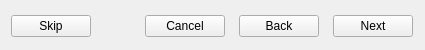
    <widget class="QWidget" name="wButtons" native="true">
     <property name="minimumSize">
      <size>
       <width>0</width>
       <height>50</height>
      </size>
     </property>
     <property name="maximumSize">
      <size>
       <width>16777215</width>
       <height>50</height>
      </size>
     </property>
     <layout class="QHBoxLayout" name="horizontalLayout_2">
      <property name="spacing">
       <number>14</number>
      </property>
      <property name="topMargin">
       <number>15</number>
      </property>
      <property name="rightMargin">
       <number>12</number>
      </property>
      <property name="bottomMargin">
       <number>13</number>
      </property>
      <item>
       <widget class="QPushButton" name="bSkip">
        <property name="text">
         <string>Skip</string>
        </property>
       </widget>
      </item>
      <item>
       <spacer name="hsButtons">
        <property name="orientation">
         <enum>Qt::Horizontal</enum>
        </property>
        <property name="sizeHint" stdset="0">
         <size>
          <width>40</width>
          <height>20</height>
         </size>
        </property>
       </spacer>
      </item>
      <item>
       <widget class="QPushButton" name="bCancel">
        <property name="text">
         <string>Cancel</string>
        </property>
       </widget>
      </item>
      <item>
       <widget class="QPushButton" name="bBack">
        <property name="text">
         <string>Back</string>
        </property>
       </widget>
      </item>
      <item>
       <widget class="QPushButton" name="bNext">
        <property name="text">
         <string>Next</string>
        </property>
       </widget>
      </item>
     </layout>
    </widget>
